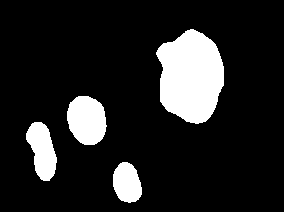
#> input picture BLOBimage.png, 284 x 212 px
$ python ImageProcessingHandIn5.py
#> lines starting #> are read from the running program, lines starting #| are printed output that depends on the picture; after the words box and inside, x2 and y2 are one past the last pixel; in counts of white or black regions, pixels touching at a corner belong together
import cv2 as cv
import numpy as np
import copy

# Read the image
blobImage = cv.imread('BLOBimage.png', cv.IMREAD_GRAYSCALE)
#> blobImage: shape (212, 284); 14% white; 4 white regions

# Display an image
cv.imshow('BlobImage', blobImage)

# Grassfire algorithm
imLabel = copy.copy(blobImage)
def grassFires(y,x,label,im):
  Ylist = []
  Xlist = []
  Ylist.append(y)
  Xlist.append(x)
  im[y,x] = label

  while(len(Ylist)>0):
    y = Ylist.pop(0)
    x = Xlist.pop(0)

    if (y>0 and im[y-1,x] == 255):
      im[y-1,x] = label
      Ylist.append(y-1)
      Xlist.append(x)

    if (y<im.shape[0]-1 and im[y+1,x] == 255):
      im[y+1,x] = label
      Ylist.append(y+1)
      Xlist.append(x)

    if (x>0 and im[y,x-1] == 255):
      im[y,x-1] = label
      Ylist.append(y)
      Xlist.append(x-1)

    if (x<im.shape[1]-1 and im[y,x+1] == 255):
      im[y,x+1] = label
      Ylist.append(y)
      Xlist.append(x+1)

label =  1

for yy2 in range(imLabel.shape[0]):
  for xx2 in range(imLabel.shape[1]):
    if (imLabel[yy2,xx2] == 255):
      grassFires(yy2,xx2,label,imLabel)
      label += 1
#> after the loop, label = 5

# Calculate the area of the blobs
area = copy.copy(imLabel)
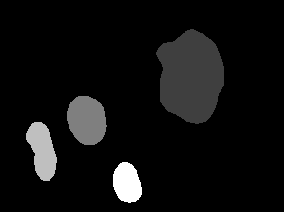
#> area: shape (212, 284); min 0, max 4, mean 0.25; drawn with min black and max white

areaArray = [0]*label
#> areaArray = [0, 0, 0, 0, 0]
for x in range (area.shape[0]):
  for y in range (area.shape[1]):
   for i in range (1,label):
#   for i in range (label): if you want to calculate also the area of the black pixel
      if (area[x,y] == i):
        areaArray[i] +=1
#> after the loop, areaArray = [0, 4799, 1537, 1187, 909]
print('Area of the blobs:')
print(areaArray)
#| [0, 4799, 1537, 1187, 909]

# Detect the contours on the binary image using CHAIN_APPROX_NONE
contours, hierarchy = cv.findContours(image=blobImage, mode=cv.RETR_TREE, method=cv.CHAIN_APPROX_NONE)
#> contours = 4 contours; box (x1, y1, x2, y2) and area: (156, 29, 224, 124) 4680, (67, 96, 107, 145) 1472, (26, 122, 57, 181) 1120, (113, 162, 142, 203) 858

# Draw contours on the original image
image_copy = blobImage.copy()
image_copy = cv.cvtColor(image_copy, cv.COLOR_GRAY2BGR)
#> image_copy is the input picture: shape (212, 284, 3); 14% white; 4 white regions, box (x1, y1, x2, y2) and area: (156, 29, 224, 124) 4799, (67, 96, 107, 145) 1537, (26, 122, 57, 181) 1187, (113, 162, 142, 203) 909

# Find the largest contour by area
largest_contour = max(contours, key=cv.contourArea)
#> largest_contour = contour of 235 points, box (x1, y1, x2, y2) (156, 29, 224, 124), area 4680

#> (the run stopped early here; a loop or call above may not have finished)
